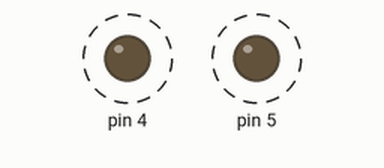
Recording of a sketch running on a simulated Arduino Uno, built with avr-gcc and run on an emulated ATmega328P. On the bench: output pins drawn as LEDs (lit = HIGH). Dashed ring = blinking.

Above: at 0.5 s.
Timing chart, 0 to 4.6 s (numbered marks = the images above):
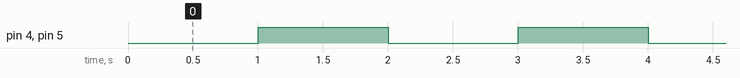

Measured:
- by itself, pin 4, pin 5: alternates HIGH for 1.0 s and LOW for 1.0 s

The sketch:

PinsVerification.ino
```cpp
void setup() {
  // put your setup code here, to run once:
pinMode(4, OUTPUT);
pinMode(5, OUTPUT);
     // Initialize the BUILTIN_LED pin as an output

   }
void loop()
{
  delay(1000);
    digitalWrite(4, HIGH);
   digitalWrite(5,HIGH);
   delay(1000);
    digitalWrite(4, LOW);
   digitalWrite(5,LOW);
  }
```
